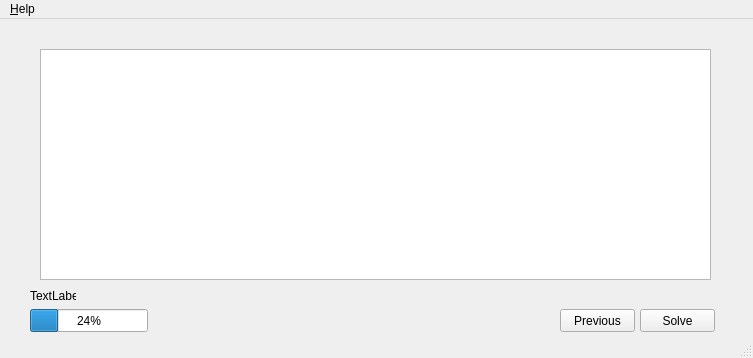
<?xml version="1.0" encoding="UTF-8"?>
<ui version="4.0">
 <class>ProblemWindow</class>
 <widget class="QMainWindow" name="ProblemWindow">
  <property name="geometry">
   <rect>
    <x>0</x>
    <y>0</y>
    <width>753</width>
    <height>358</height>
   </rect>
  </property>
  <property name="windowTitle">
   <string>MainWindow</string>
  </property>
  <widget class="QWidget" name="centralwidget">
   <widget class="QPushButton" name="pushButton">
    <property name="geometry">
     <rect>
      <x>640</x>
      <y>290</y>
      <width>75</width>
      <height>23</height>
     </rect>
    </property>
    <property name="text">
     <string>Solve</string>
    </property>
   </widget>
   <widget class="QPushButton" name="pushButton_2">
    <property name="geometry">
     <rect>
      <x>560</x>
      <y>290</y>
      <width>75</width>
      <height>23</height>
     </rect>
    </property>
    <property name="text">
     <string>Previous</string>
    </property>
   </widget>
   <widget class="QProgressBar" name="progressBar">
    <property name="geometry">
     <rect>
      <x>30</x>
      <y>290</y>
      <width>118</width>
      <height>23</height>
     </rect>
    </property>
    <property name="value">
     <number>24</number>
    </property>
   </widget>
   <widget class="QLabel" name="label">
    <property name="geometry">
     <rect>
      <x>30</x>
      <y>270</y>
      <width>46</width>
      <height>13</height>
     </rect>
    </property>
    <property name="text">
     <string>TextLabel</string>
    </property>
   </widget>
   <widget class="QTableWidget" name="tableWidget">
    <property name="geometry">
     <rect>
      <x>40</x>
      <y>30</y>
      <width>671</width>
      <height>231</height>
     </rect>
    </property>
   </widget>
  </widget>
  <widget class="QMenuBar" name="menubar">
   <property name="geometry">
    <rect>
     <x>0</x>
     <y>0</y>
     <width>753</width>
     <height>21</height>
    </rect>
   </property>
   <widget class="QMenu" name="menu_Help">
    <property name="title">
     <string>&amp;Help</string>
    </property>
    <addaction name="action_About"/>
    <addaction name="action_Credits"/>
   </widget>
   <addaction name="menu_Help"/>
  </widget>
  <widget class="QStatusBar" name="statusbar"/>
  <action name="action_About">
   <property name="text">
    <string>&amp;About</string>
   </property>
  </action>
  <action name="action_Credits">
   <property name="text">
    <string>&amp;Credits</string>
   </property>
  </action>
 </widget>
 <resources/>
 <connections/>
</ui>
